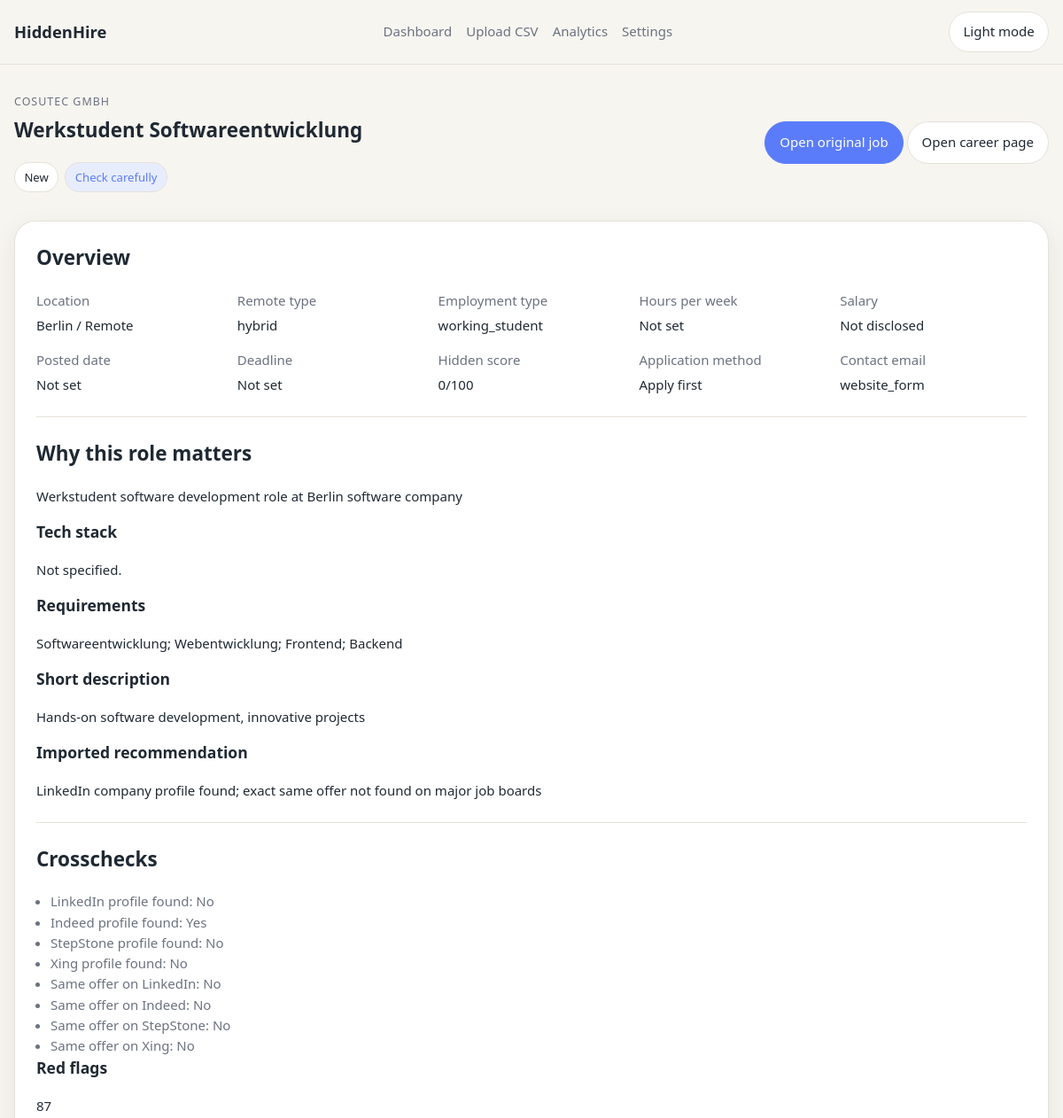
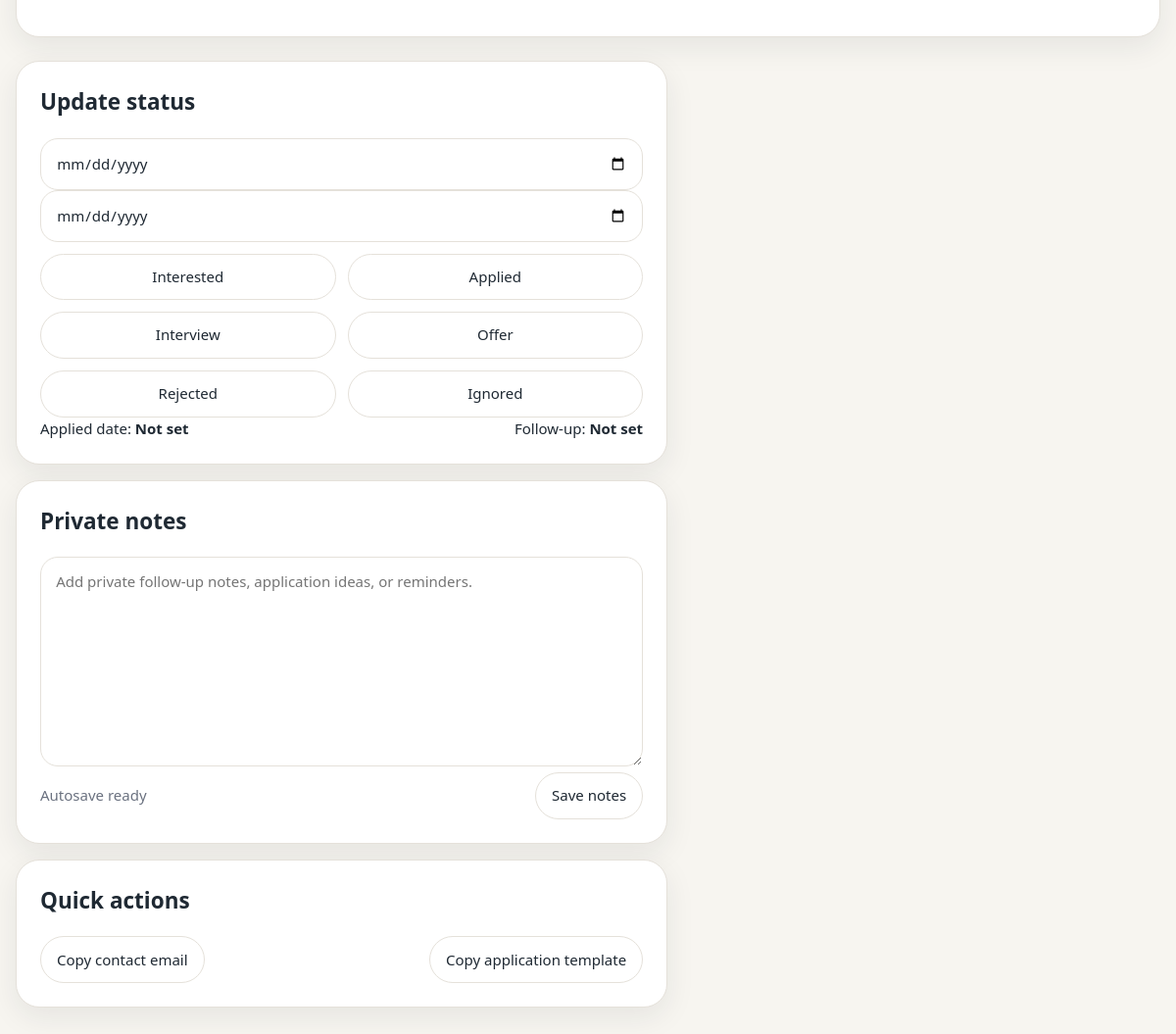
The page /jobs/11 on the database its author committed (2 pictures, top to bottom).
### tables this page shows
CREATE TABLE jobs (
    id INTEGER PRIMARY KEY AUTOINCREMENT,
    employer_name TEXT NOT NULL,
    job_title TEXT NOT NULL,
    original_job_url TEXT NOT NULL,
    career_page_url TEXT,
    location TEXT,
    country TEXT DEFAULT 'Germany',
    remote_type TEXT,
    employment_type TEXT,
    hours_per_week TEXT,
    salary_min REAL,
    salary_max REAL,
    salary_currency TEXT DEFAULT 'EUR',
    salary_period TEXT,
    posted_date TEXT,
    application_deadline TEXT,
    tech_stack TEXT,
    requirements TEXT,
    description_short TEXT,
    why_relevant TEXT,
    source_type TEXT,
    crosscheck_linkedin_profile_found INTEGER DEFAULT 0,
    crosscheck_indeed_profile_found INTEGER DEFAULT 0,
    crosscheck_stepstone_profile_found INTEGER DEFAULT 0,
    crosscheck_xing_profile_found INTEGER DEFAULT 0,
    same_offer_found_on_linkedin INTEGER DEFAULT 0,
    same_offer_found_on_indeed INTEGER DEFAULT 0,
    same_offer_found_on_stepstone INTEGER DEFAULT 0,
    same_offer_found_on_xing INTEGER DEFAULT 0,
    is_rejected_platform_duplicate INTEGER DEFAULT 0,
    hidden_score INTEGER DEFAULT 0,
    red_flags TEXT,
    recommendation TEXT,
    application_method TEXT,
    contact_email TEXT,
    status TEXT DEFAULT 'new',
    applied_date TEXT,
    follow_up_date TEXT,
    notes TEXT,
    created_at TEXT,
    updated_at TEXT
);

### routes/jobs.py (the view)
@bp.get("/<int:job_id>")
def detail(job_id):
    job = get_job(job_id)
    if job is None:
        return ("Job not found", 404)
    return render_template(
        "job_detail.html",
        job=job,
        smart_badge=recommendation_badge(job),
        application_template=build_application_template(job),
    )

### app.py (called while the page is built)
def register_template_helpers(app):
    @app.context_processor
    def helpers():
        return {
            "format_date": format_date,
            "format_salary": format_salary,
            "recommendation_badge": recommendation_badge,
            "score_tier": score_tier,
            "status_label": lambda value: STATUS_LABELS.get(value, value or "Unknown"),
        }

def format_date(value):
    if not value:
        return "Not set"
    try:
        parsed = date.fromisoformat(str(value))
    except ValueError:
        return value
    return parsed.strftime("%d %b %Y")

def format_salary(job):
    low = job["salary_min"]
    high = job["salary_max"]
    if low is None and high is None:
        return "Not disclosed"
    currency = job["salary_currency"] or "EUR"
    period = job["salary_period"] or "unknown"
    parts = [f"{value:,.0f} {currency}" for value in (low, high) if value is not None]
    salary = " - ".join(parts)
    return f"{salary} / {period}"

### database/db.py (called while the page is built)
def get_db():
    if "db" not in g:
        g.db = sqlite3.connect(current_app.config["DATABASE"])
        g.db.row_factory = sqlite3.Row
    return g.db

def query_one(query, params=()):
    return get_db().execute(query, params).fetchone()

### services/recommendation_service.py (called while the page is built)
def is_truthy(value):
    return str(value or "0") in {"1", "True", "true"}

def has_platform_duplicate(job):
    return any(is_truthy(job[field]) for field in PLATFORM_SAME_OFFER_FIELDS)

def has_profile_flag(job):
    return any(is_truthy(job[field]) for field in PLATFORM_PROFILE_FIELDS)

def recommendation_badge(job):
    if has_platform_duplicate(job) or is_truthy(job["is_rejected_platform_duplicate"]):
        return "Rejected duplicate"
    if (
        int(job["hidden_score"] or 0) >= 80
        and (job["remote_type"] or "") in {"remote", "hybrid"}
        and (job["status"] or "new") in {"new", "interested"}
    ):
        return "Apply first"
    location = (job["location"] or "").lower()
    if any(keyword in location for keyword in LOCAL_FIT_KEYWORDS):
        return "Good local fit"
    if has_profile_flag(job):
        return "Check carefully"
    return ""

### services/status_service.py (called while the page is built)
def get_job(job_id):
    return query_one("SELECT * FROM jobs WHERE id = ?", (job_id,))

### templates/job_detail.html (shortened to what this page needs)
{% extends "base.html" %}
{% block content %}
  <section class="page-header detail-header">
    <div>
      <p class="eyebrow">{{ job["employer_name"] }}</p>
      <h1>{{ job["job_title"] }}</h1>
      <div class="inline-meta">
        {% include "partials/status_badge.html" with context %}
        {% if smart_badge %}<span class="badge badge-accent">{{ smart_badge }}</span>{% endif %}
      </div>
    </div>
    <div class="header-actions">
      <a class="btn btn-primary" href="{{ job['original_job_url'] }}" target="_blank" rel="noreferrer">Open original job</a>
      {% if job["career_page_url"] %}
        <a class="btn btn-secondary" href="{{ job['career_page_url'] }}" target="_blank" rel="noreferrer">Open career page</a>
      {% endif %}
    </div>
  </section>
  <section class="detail-grid">
    <article class="panel detail-main">
      <div class="detail-section">
        <h2>Overview</h2>
        <dl class="detail-list">
          <div><dt>Location</dt><dd>{{ job["location"] or "Unknown" }}</dd></div>
          <div><dt>Remote type</dt><dd>{{ job["remote_type"] or "Unknown" }}</dd></div>
          <div><dt>Employment type</dt><dd>{{ job["employment_type"] or "Unknown" }}</dd></div>
          <div><dt>Hours per week</dt><dd>{{ job["hours_per_week"] or "Not set" }}</dd></div>
          <div><dt>Salary</dt><dd>{{ format_salary(job) }}</dd></div>
          <div><dt>Posted date</dt><dd>{{ format_date(job["posted_date"]) }}</dd></div>
          <div><dt>Deadline</dt><dd>{{ format_date(job["application_deadline"]) }}</dd></div>
          <div><dt>Hidden score</dt><dd>{{ job["hidden_score"] }}/100</dd></div>
          <div><dt>Application method</dt><dd>{{ job["application_method"] or "Not set" }}</dd></div>
          <div><dt>Contact email</dt><dd><span data-contact-email>{{ job["contact_email"] or "Not set" }}</span></dd></div>
        </dl>
      </div>
      <div class="detail-section">
        <h2>Why this role matters</h2>
        <p>{{ job["why_relevant"] or "No relevance notes yet." }}</p>
        <h3>Tech stack</h3>
        <p>{{ job["tech_stack"] or "Not specified." }}</p>
        <h3>Requirements</h3>
        <p>{{ job["requirements"] or "Not provided." }}</p>
        <h3>Short description</h3>
        <p>{{ job["description_short"] or "Not provided." }}</p>
        <h3>Imported recommendation</h3>
        <p>{{ job["recommendation"] or "No imported recommendation." }}</p>
      </div>
      <div class="detail-section">
        <h2>Crosschecks</h2>
        <ul class="detail-flags">
          <li>LinkedIn profile found: {{ "Yes" if job["crosscheck_linkedin_profile_found"] else "No" }}</li>
          <li>Indeed profile found: {{ "Yes" if job["crosscheck_indeed_profile_found"] else "No" }}</li>
          <li>StepStone profile found: {{ "Yes" if job["crosscheck_stepstone_profile_found"] else "No" }}</li>
          <li>Xing profile found: {{ "Yes" if job["crosscheck_xing_profile_found"] else "No" }}</li>
          <li>Same offer on LinkedIn: {{ "Yes" if job["same_offer_found_on_linkedin"] else "No" }}</li>
          <li>Same offer on Indeed: {{ "Yes" if job["same_offer_found_on_indeed"] else "No" }}</li>
          <li>Same offer on StepStone: {{ "Yes" if job["same_offer_found_on_stepstone"] else "No" }}</li>
          <li>Same offer on Xing: {{ "Yes" if job["same_offer_found_on_xing"] else "No" }}</li>
        </ul>
        <h3>Red flags</h3>
        <p>{{ job["red_flags"] or "No explicit red flags recorded." }}</p>
      </div>
    </article>
    <aside class="detail-side">
      <article class="panel">
        <h2>Update status</h2>
        <form method="post" action="{{ url_for('jobs.status', job_id=job['id']) }}" data-status-form>
          <input type="date" name="applied_date" value="{{ job['applied_date'] or '' }}">
          <input type="date" name="follow_up_date" value="{{ job['follow_up_date'] or '' }}">
          <div class="status-button-grid">
            {% for value in ["interested","applied","interview","offer","rejected","ignored"] %}
              <button class="btn btn-secondary" type="submit" name="status" value="{{ value }}">{{ status_label(value) }}</button>
            {% endfor %}
          </div>
        </form>
        <div class="helper-row">
          <span>Applied date: <strong data-applied-date>{{ format_date(job["applied_date"]) }}</strong></span>
          <span>Follow-up: <strong data-follow-up-date>{{ format_date(job["follow_up_date"]) }}</strong></span>
        </div>
      </article>
      <article class="panel">
        <h2>Private notes</h2>
        <form method="post" action="{{ url_for('jobs.notes', job_id=job['id']) }}" data-notes-form>
          <textarea name="notes" rows="8" placeholder="Add private follow-up notes, application ideas, or reminders.">{{ job["notes"] or "" }}</textarea>
          <div class="helper-row">
            <span class="save-indicator" data-save-indicator>Autosave ready</span>
            <button type="submit" class="btn btn-secondary">Save notes</button>
          </div>
        </form>
      </article>
      <article class="panel">
        <h2>Quick actions</h2>
        <div class="quick-actions">
          <button class="btn btn-secondary" type="button" data-copy-email>Copy contact email</button>
          <button class="btn btn-secondary" type="button" data-copy-template data-template="{{ application_template|e }}">Copy application template</button>
        </div>
      </article>
    </aside>
  </section>
{% endblock %}

### templates/base.html (shortened to what this page needs)
<!doctype html>
<html lang="en">
  <head>
    {% for sheet in [
      'theme.css','base.css','layout.css','nav.css','buttons.css','forms.css','badges.css',
      'cards.css','tables.css','filters.css','dashboard.css','upload.css','job_detail.css',
      'analytics.css','settings.css','utilities.css'
    ] %}
      <link rel="stylesheet" href="{{ url_for('static', filename='css/' ~ sheet) }}">
    {% endfor %}
  </head>
  <body>
    {% include "partials/nav.html" %}
    <main class="page-shell">
      {% block content %}{% endblock %}
    </main>
  </body>
</html>

### templates/partials/nav.html
<header class="site-nav">
  <div class="nav-inner">
    <a class="brand" href="{{ url_for('dashboard.index') }}">HiddenHire</a>
    <nav class="nav-links">
      <a href="{{ url_for('dashboard.index') }}">Dashboard</a>
      <a href="{{ url_for('upload.upload_page') }}">Upload CSV</a>
      <a href="{{ url_for('analytics.index') }}">Analytics</a>
      <a href="{{ url_for('settings.index') }}">Settings</a>
    </nav>
    {% include "partials/theme_toggle.html" %}
  </div>
</header>

### templates/partials/theme_toggle.html
<button class="theme-toggle" type="button" data-theme-toggle aria-label="Toggle theme">
  <span data-theme-label>Theme</span>
</button>

### templates/partials/status_badge.html
<span class="status-badge status-{{ status or job['status'] }}" data-status-badge>
  {{ status_label(status or job["status"]) }}
</span>

### static/css/theme.css (style rules this page uses)
:root { --bg: #f7f5f0; --surface: #ffffff; --card: #ffffff; --elevated: #fffdf8; --text: #1f2933; --text-secondary: #6b7280; --text-muted: #87909d; --border: #e5e1da; --accent: #5b7cfa; --accent-hover: #6e8cff; --success: #2f9e6d; --warning: #d97706; --danger: #dc2626; --red-flag-bg: #fef2f2; --hidden-bg: #f0fdf4; --shadow: 0 10px 30px rgba(31, 41, 51, 0.08); --radius-lg: 24px; --radius-md: 18px; --radius-sm: 12px; --space-1: 0.35rem; --space-2: 0.75rem; --space-3: 1rem; --space-4: 1.5rem; --space-5: 2rem; --container: 1180px; --focus-ring: 0 0 0 3px rgba(91, 124, 250, 0.2); }

### static/css/base.css (style rules this page uses)
*, *::before, *::after { box-sizing: border-box; }
html, body { margin: 0; min-height: 100%; }
body { background: var(--bg); color: var(--text); font: 500 15px/1.55 "Segoe UI", "Helvetica Neue", sans-serif; }
a { color: inherit; text-decoration: none; }
button, input, select, textarea { font: inherit; }
h1, h2, h3, p { margin-top: 0; }

### static/css/layout.css (style rules this page uses)
.page-shell { width: min(100% - 2rem, var(--container)); margin: 0 auto; padding: 2rem 0 3rem; }
.page-header { display: flex; justify-content: space-between; gap: var(--space-4); align-items: start; margin-bottom: var(--space-5); }
.eyebrow { margin-bottom: var(--space-1); color: var(--text-secondary); text-transform: uppercase; letter-spacing: 0.08em; font-size: 0.78rem; }
.panel { background: var(--card); border: 1px solid var(--border); border-radius: var(--radius-lg); box-shadow: var(--shadow); padding: var(--space-4); }
.analytics-split, .detail-grid, .upload-grid { display: grid; gap: var(--space-4); grid-template-columns: 1.25fr 0.9fr; margin-top: var(--space-4); }
.settings-wide, .detail-main { grid-column: 1 / -1; }

### static/css/nav.css (style rules this page uses)
.site-nav { position: sticky; top: 0; z-index: 10; backdrop-filter: blur(18px); background: color-mix(in srgb, var(--bg) 86%, transparent); border-bottom: 1px solid var(--border); }
.nav-inner { width: min(100% - 2rem, var(--container)); margin: 0 auto; min-height: 72px; display: flex; align-items: center; justify-content: space-between; gap: var(--space-3); }
.brand { font-size: 1.15rem; font-weight: 700; }
.nav-links { display: flex; gap: var(--space-3); color: var(--text-secondary); }
.theme-toggle { border: 1px solid var(--border); background: var(--surface); color: var(--text); border-radius: 999px; padding: 0.65rem 0.95rem; }

### static/css/buttons.css (style rules this page uses)
.btn { display: inline-flex; align-items: center; justify-content: center; gap: 0.45rem; min-height: 42px; padding: 0.7rem 1rem; border-radius: 999px; border: 1px solid var(--border); transition: background 0.2s ease, border-color 0.2s ease, transform 0.2s ease; }
.btn-primary { background: var(--accent); color: var(--surface); border-color: var(--accent); }
.btn-secondary { background: var(--surface); color: var(--text); }

### static/css/forms.css (style rules this page uses)
input, select, textarea { width: 100%; padding: 0.8rem 0.95rem; border-radius: var(--radius-md); border: 1px solid var(--border); background: var(--surface); color: var(--text); }
textarea { resize: vertical; min-height: 140px; }
.helper-row, .quick-actions { display: flex; flex-wrap: wrap; gap: var(--space-2); align-items: center; justify-content: space-between; }

### static/css/badges.css (style rules this page uses)
.badge, .status-badge { display: inline-flex; align-items: center; gap: 0.35rem; min-height: 30px; padding: 0.35rem 0.65rem; border-radius: 999px; border: 1px solid var(--border); background: var(--surface); color: var(--text-secondary); font-size: 0.82rem; }
.badge-row, .inline-meta { display: flex; flex-wrap: wrap; gap: 0.45rem; }
.badge-accent, .status-offer { background: color-mix(in srgb, var(--accent) 14%, var(--surface)); color: var(--accent); }
.status-new { color: var(--text); }

### static/css/tables.css (style rules this page uses)
.detail-list { display: grid; grid-template-columns: repeat(auto-fit, minmax(180px, 1fr)); gap: var(--space-3); }
.detail-list dt { color: var(--text-secondary); margin-bottom: 0.3rem; }
.detail-list dd { margin: 0; }
.detail-flags { margin: 0; padding-left: 1rem; color: var(--text-secondary); }

### static/css/job_detail.css (style rules this page uses)
.detail-header { align-items: center; }
.detail-side { display: grid; gap: var(--space-3); align-self: start; }
.detail-section + .detail-section { margin-top: var(--space-4); padding-top: var(--space-4); border-top: 1px solid var(--border); }
.status-button-grid { display: grid; grid-template-columns: repeat(2, minmax(0, 1fr)); gap: var(--space-2); margin-top: var(--space-2); }
.save-indicator { color: var(--text-secondary); }

### rows shown on the page
jobs: employer_name "COSUTEC GMBH", job_title "Werkstudent Softwareentwicklung", status "New", location "Berlin / Remote", remote_type "hybrid", employment_type "working_student", hours_per_week "Not set", hidden_score "0", application_method "Apply first", contact_email "website_form", why_relevant "Werkstudent software development role at Berlin software company", tech_stack "Not specified.", requirements "Softwareentwicklung; Webentwicklung; Frontend; Backend", description_short "Hands-on software development, innovative projects", recommendation "LinkedIn company profile found; exact same offer not found on major job boards", crosscheck_linkedin_profile_found "No", crosscheck_indeed_profile_found "Yes", crosscheck_stepstone_profile_found "No", crosscheck_xing_profile_found "No", same_offer_found_on_linkedin "No", same_offer_found_on_indeed "No", same_offer_found_on_stepstone "No", same_offer_found_on_xing "No", red_flags "87"

### other values the page prints
{{ smart_badge }} "Check carefully"
{{ status_label(value) }} "Interested" "Applied" "Interview" "Offer" "Rejected" "Ignored"
